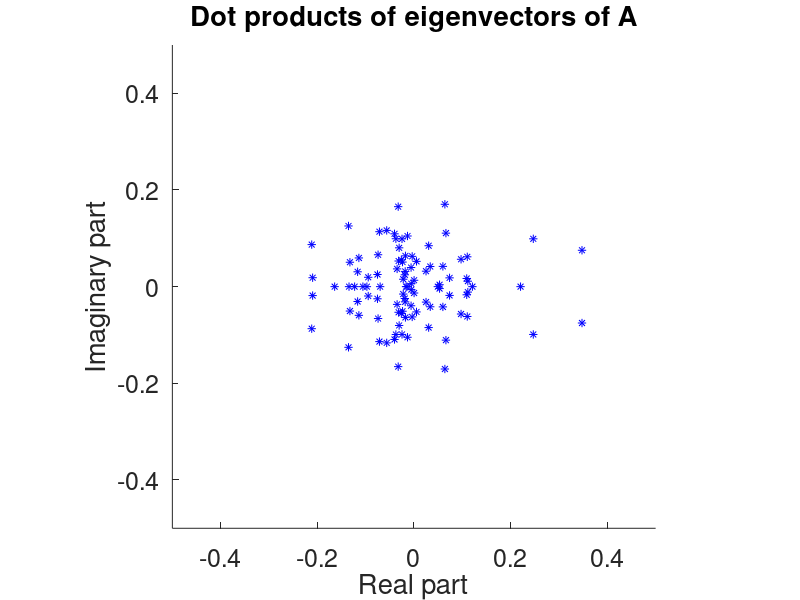
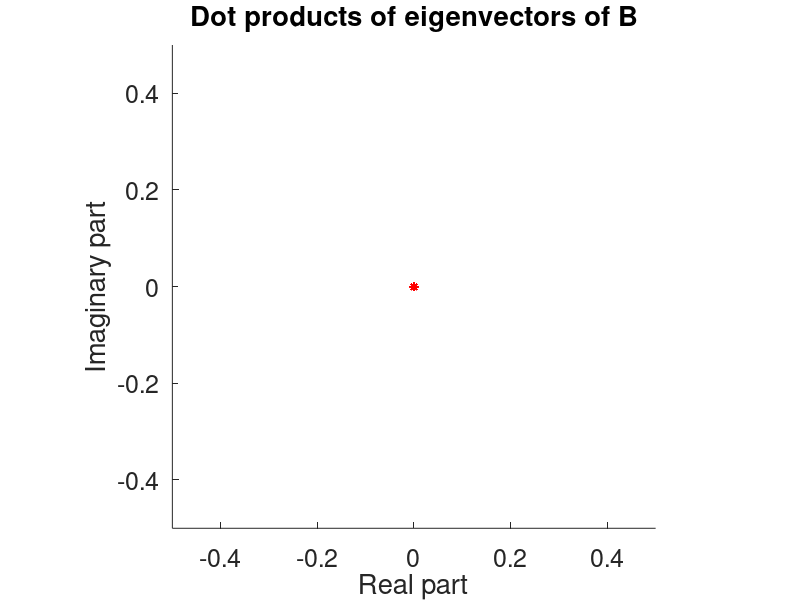

Reproduce these figures in MATLAB, in order.
%symmetric matrices

% Firstly generate a random 100x100 matrix A of numbers randomly chosen between -10 and 10.
% Note that rand() generates random numbers between 0 and 1, so we've modified the definition of A
% by first subtracting 0.5 from each entry to get randomly generated entries between -0.5 and 0.5,
% then multiplying by 20 so that the numbers lie between -10 and 10.

A = (rand(100)-0.5)*20;
% Now calculate the symmetric part of the matrix A. Call this matrix B
B = 0.5*[A + A']
% Now calculate the eigenvalues and eigenvectors of A using eig(). Store them in the matrices V1 and D1
[V1,D1] = eig(A)
% Now calculate the eigenvalues and eigenvectors of B using eig(). Store them in the matrices V2 and D2
[V2,D2] = eig(B)
% We will now create a scatter plot of the eigenvalues of A and B from the script you have just completed.
% If you have filled it in correctly, then you should see that the eigenvalues of A are scattered across the complex plane,
% while the eigenvalues of B are all on the real line.
figure(1)
hold on
d1 = diag(D1);
plot(real(d1),imag(d1),'*')
xlabel('Real part')
ylabel('Imaginary part')
xlim([-max(abs(real(d1))), max(abs(real(d1)))])
ylim([-max(abs(imag(d1))), max(abs(imag(d1)))])
title('Eigenvalues of A')
set(gca,'FontSize', 18);
axis square
%
figure(2)
hold on
d2 = diag(D2);
plot(real(d2),imag(d2),'*')
xlabel('Real part')
ylabel('Imaginary part')
xlim([-max(abs(real(d2))), max(abs(real(d2)))])
ylim([-1, 1])
title('Eigenvalues of B')
set(gca,'FontSize', 18);
axis square

%---------Part 2

% Firstly generate a random 100x100 matrix A of numbers randomly chosen between -10 and 10.
% Note that rand() generates random numbers between 0 and 1, so we've modified the definition of A
% by first subtracting 0.5 from each entry to get randomly generated entries between -0.5 and 0.5,
% then multiplying by 20 so that the numbers lie between -10 and 10.

A = (rand(100)-0.5)*20;
% Now calculate the symmetric part of the matrix A. Call this matrix B
B = 0.5*[A + A']
% Now calculate the eigenvalues and eigenvectors of A using eig(). Store them in the matrices S1 and D1
[S1, D1] = eig(A)
% Now calculate the eigenvalues and eigenvectors of B using eig(). Store them in the matrices S2 and D2
[S2, D2] = eig(B)

% We will now create a scatter plot of the first eigenvector of A and B dotted with every other eigenvector
% of A and B using the script you have just completed.
% If you have filled it in correctly, then you should see that the dot product of different pairs of eigenvectors
% of A are scattered across the complex plane,
% while the dot product of one eigenvector of B with any other eigenvector of B is zero.
figure(1)
hold on
for m=2:100
    plot(real(S1(:,m)'*S1(:,1)),imag(S1(:,m)'*S1(:,1)),'b*')
end
xlabel('Real part')
ylabel('Imaginary part')
xlim([-0.5, 0.5])
ylim([-0.5, 0.5])
title('Dot products of eigenvectors of A')
figure(2)
hold on
for m=2:100
    plot(real(S2(:,m)'*S2(:,1)),imag(S2(:,m)'*S2(:,1)),'r*')
end
xlabel('Real part')
ylabel('Imaginary part')
xlim([-0.5, 0.5])
ylim([-0.5, 0.5])
title('Dot products of eigenvectors of B')